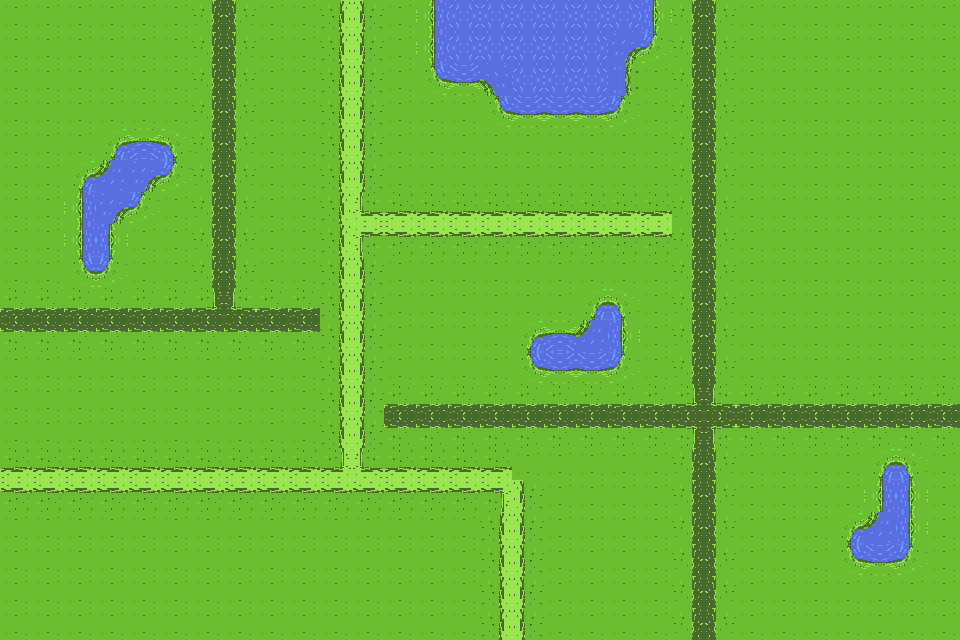

This game map was drawn from its Tiled (.tmx) file and the tilesets committed beside it. A one-line description and the full map source follow:
An orthogonal 30x20 tile map with 32x32 px tiles, 1 tile layer (Tile Layer 1).

<map version="1.8" tiledversion="1.8.5" orientation="orthogonal" renderorder="right-down" width="30" height="20" tilewidth="32" tileheight="32" infinite="0" nextlayerid="2" nextobjectid="1">
 <editorsettings>
  <export format="json" />
 </editorsettings>
 <tileset firstgid="1" source="garden_bounds.tsx" />
 <layer id="1" name="Tile Layer 1" width="30" height="20">
  <data encoding="csv">
11,11,11,11,11,11,33,34,11,11,31,32,11,7,8,8,8,8,8,8,9,33,34,11,11,11,11,11,11,11,
11,11,11,11,11,11,33,34,11,11,31,32,11,7,8,8,8,8,8,4,15,33,34,11,11,11,11,11,11,11,
11,11,11,11,11,11,33,34,11,11,31,32,11,13,14,6,8,8,8,10,11,33,34,11,11,11,11,11,11,11,
11,11,11,11,11,11,33,34,11,11,31,32,11,11,11,13,14,14,14,15,11,33,34,11,11,11,11,11,11,11,
11,11,11,1,2,3,33,34,11,11,31,32,11,11,11,11,11,11,11,11,11,33,34,11,11,11,11,11,11,11,
11,11,1,18,4,15,33,34,11,11,31,32,11,11,11,11,11,11,11,11,11,33,34,11,11,11,11,11,11,11,
11,11,7,4,15,11,33,34,11,11,31,21,19,19,19,19,19,19,19,19,19,33,34,11,11,11,11,11,11,11,
11,11,7,9,11,11,33,34,11,11,31,27,25,25,25,25,25,25,25,25,25,33,34,11,11,11,11,11,11,11,
11,11,13,15,11,11,33,34,11,11,31,32,11,11,11,11,11,11,11,11,11,33,34,11,11,11,11,11,11,11,
24,24,24,24,24,24,22,23,24,24,31,32,11,11,11,11,11,11,1,3,11,33,34,11,11,11,11,11,11,11,
30,30,30,30,30,30,30,30,30,30,31,32,11,11,11,11,1,2,18,9,11,33,34,11,11,11,11,11,11,11,
11,11,11,11,11,11,11,11,11,11,31,32,11,11,11,11,13,14,14,15,11,33,34,11,11,11,11,11,11,11,
11,11,11,11,11,11,11,11,11,11,31,32,24,24,24,24,24,24,24,24,24,22,23,24,24,24,24,24,24,24,
11,11,11,11,11,11,11,11,11,11,31,32,30,30,30,30,30,30,30,30,30,28,29,30,30,30,30,30,30,30,
19,19,19,19,19,19,19,19,19,19,20,21,19,19,19,19,11,11,11,11,11,33,34,11,11,11,11,1,3,11,
25,25,25,25,25,25,25,25,25,25,25,25,25,25,25,26,32,11,11,11,11,33,34,11,11,11,11,7,9,11,
11,11,11,11,11,11,11,11,11,11,11,11,11,11,11,31,32,11,11,11,11,33,34,11,11,11,1,18,9,11,
11,11,11,11,11,11,11,11,11,11,11,11,11,11,11,31,32,11,11,11,11,33,34,11,11,11,13,14,15,11,
11,11,11,11,11,11,11,11,11,11,11,11,11,11,11,31,32,11,11,11,11,33,34,11,11,11,11,11,11,11,
11,11,11,11,11,11,11,11,11,11,11,11,11,11,11,31,32,11,11,11,11,33,34,11,11,11,11,11,11,11
</data>
 </layer>
</map>
